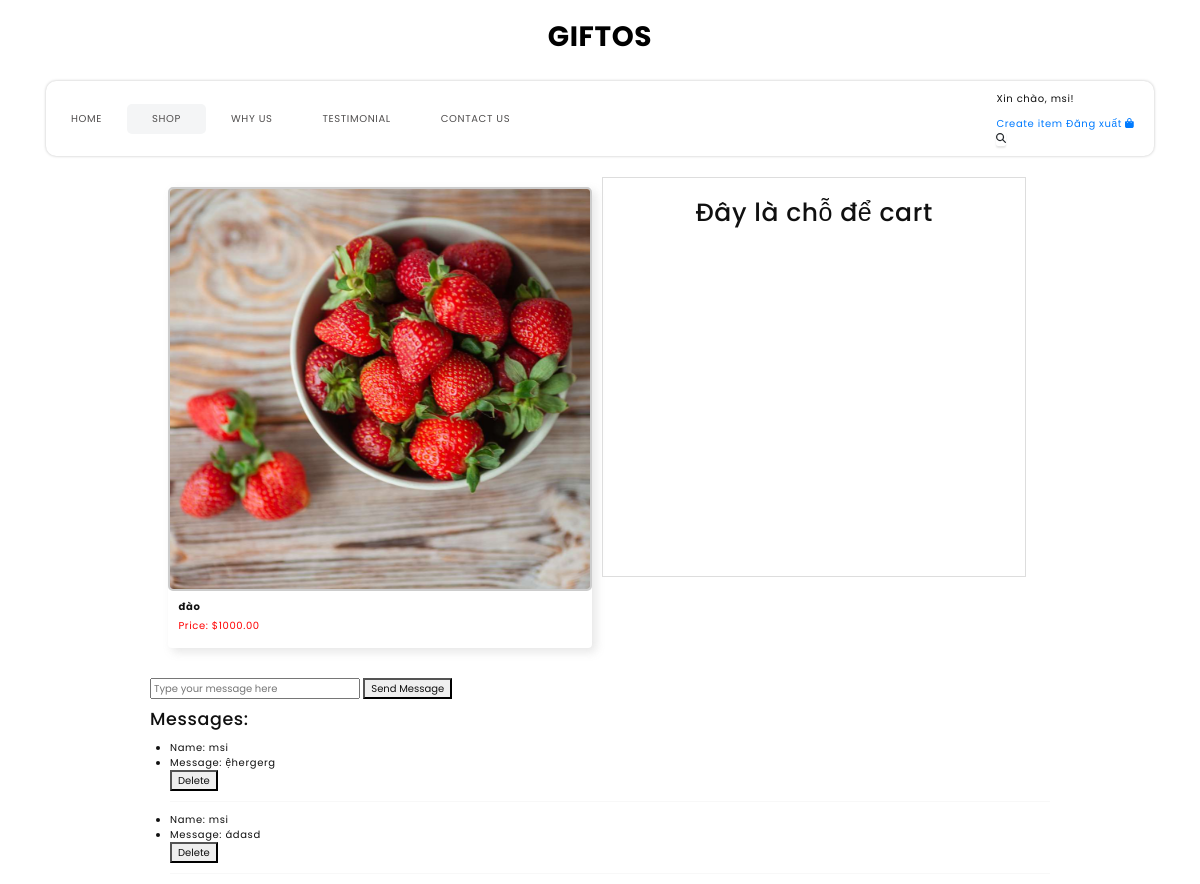
The app's page /items/11/view/ (signed in) with its own data.
### shop/models.py (models this page shows, shortened)
class Item(models.Model):
    host = models.ForeignKey(User, on_delete=models.SET_NULL, null=True)
    topic = models.ForeignKey(Topic, on_delete=models.SET_NULL, null=True)
    name = models.CharField(max_length=100)
    price = models.DecimalField(max_digits=20, decimal_places=2)
    image = models.ImageField(upload_to='items/', null=True, blank=True)
    description = models.TextField(null=True, blank=True)
    participants = models.ManyToManyField(User, related_name='participants', blank=True)
    updated = models.DateTimeField(auto_now=True)
    created = models.DateTimeField(auto_now_add=True)
    class Meta:
        ordering = ['-created']

class Message(models.Model):
    user = models.ForeignKey(User, on_delete=models.CASCADE)
    item = models.ForeignKey(Item, on_delete=models.CASCADE)
    body = models.TextField()
    updated = models.DateTimeField(auto_now=True)
    create = models.DateTimeField(auto_now_add=True)
    class Meta:
        ordering = ['-create']

### shop/views.py (the view)
# urls.py: path('items/<int:pk>/view/', views.view_item, name="view-item"),
def view_item(request, pk):
    item = Item.objects.get(id=pk)
    item_messages = item.message_set.all()
    context = {'item': item, 'item_messages': item_messages}
    return render(request, 'shop/view_item.html', context)

### shop/templates/shop/view_item.html (shortened to what this page needs)
{% extends 'main.html' %}
{% block content %}
{% include 'navbar.html' %}
{% load static %}
<div class="container-product">
    <div class="product-row">
        <div class="product-card">
            <div class="img-box">
                {% if item.image %}
                <img src="{{ item.image.url }}" alt="{{ item.name }}">
                {% else %}
                <img src="{% static 'images/placeholder.jpg' %}" alt="Placeholder">
                {% endif %}
            </div>
            <div class="detail-box">
                <h6>{{ item.name }}</h6>
                <p class="price">Price: $<span>{{ item.price }}</span></p>
            </div>
        </div>
        <div class="empty-column">
            <h1>Đây là chỗ để cart</h1>
        </div>
    </div>
    <div class="message-section">
        <div class="message-form">
            <form method="POST" action="{% url 'item' item.pk %}">
                <input type="text" name="body" placeholder="Type your message here">
                <button type="submit">Send Message</button>
            </form>
        </div>
        <h3>Messages:</h3>
        <ul>
            {% for message in item_messages %}
            <li>Name: {{ message.user }}</li>
            <li>Message: {{ message.body }}</li>
            {% if message.user == request.user %}
            <form method="POST" action="{% url 'delete-message' message.pk %}">
                <button type="submit">Delete</button>
            </form>
            {% endif %}
            <hr>
            {% endfor %}
        </ul>
    </div>
</div>
{% endblock content %}

### templates/navbar.html (shortened to what this page needs)
 <div class="hero_area">
    <nav class="navbar navbar-expand-lg custom_nav-container ">
        <a class="navbar-brand" href="{% url 'home' %}">
            <span>Giftos</span>
        </a>
        <div class="collapse navbar-collapse innerpage_navbar" id="navbarSupportedContent">
            <ul class="navbar-nav">
                <li class="nav-item">
                    <a class="nav-link" href="{% url 'home' %}">Home <span class="sr-only">(current)</span></a>
                </li>
                <li class="nav-item active">
                    <a class="nav-link" href="{% url 'shop' %}">Shop</a>
                </li>
                <li class="nav-item">
                    <a class="nav-link" href="{% url 'home' %}">Why Us</a>
                </li>
                <li class="nav-item">
                    <a class="nav-link" href="{% url 'home' %}">Testimonial</a>
                </li>
                <li class="nav-item">
                    <a class="nav-link" href="{% url 'home' %}">Contact Us</a>
                </li>
            </ul>
            {% if request.user.is_authenticated %}
            <div class="" style="margin-left:auto; margin-right:20px;">
                <p>Xin chào, {{ request.user.username }}!</p>
                <a href="{% url 'create-items' %}">Create item</a>
                <a href="{% url 'logout' %}">Đăng xuất</a>
                {% else %}
                <p>Bạn chưa đăng nhập.</p>
                <a href="{% url 'login' %}">Đăng nhập</a>
                {% endif %}
                <a href="">
                    <i class="fa fa-shopping-bag" aria-hidden="true"></i>
                </a>
                <form class="form-inline">
                    <button class="btn nav_search-btn" type="submit">
                        <i class="fa fa-search" aria-hidden="true"></i>
                    </button>
                </form>
            </div>
        </div>
    </nav>
</div>

### static/css/style.css (style rules this page uses)
body { font-family: "poppins", sans-serif; color: #101010; background-color: #ffffff; }
.hero_area { padding: 0 45px; }
#navbarSupportedContent { width: 100%; background-color: #f9ece6; -webkit-box-pack: center; -ms-flex-pack: center; justify-content: center; padding: 10px 0; border-radius: 15px 15px 0 0; }
#navbarSupportedContent.innerpage_navbar { background-color: white; border-radius: 10px; -webkit-box-shadow: 0 0 3px 0 rgba(0, 0, 0, 0.25); box-shadow: 0 0 3px 0 rgba(0, 0, 0, 0.25); }
#navbarSupportedContent.innerpage_navbar .nav-item.active .nav-link { background-color: #f4f5f6; }
#navbarSupportedContent .navbar-nav .nav-link { padding: 5px 25px; color: #514f4f; text-align: center; text-transform: uppercase; border-radius: 5px; }
#navbarSupportedContent .nav-item.active .nav-link { background-color: #ffffff; }
a, a:hover, a:focus { text-decoration: none; }
.btn, .btn:focus { outline: none !important; -webkit-box-shadow: none; box-shadow: none; }
.navbar-brand { margin: 15px 0; padding: 0; }
.navbar-brand span { font-size: 28px; font-weight: bold; color: #000000; text-transform: uppercase; margin: 0; padding: 0; }
.custom_nav-container .nav_search-btn { padding: 0; border: none; }
.custom_nav-container { z-index: 99999; padding: 0; -webkit-box-orient: vertical; -webkit-box-direction: normal; -ms-flex-direction: column; flex-direction: column; -webkit-box-align: center; -ms-flex-align: center; align-items: center; }
.img-box { border: 2px solid #ccc; border-radius: 5px; overflow: hidden; }
.img-box img { width: 100%; height: auto; }

### shop/templates/shop/view_item.html (style rules this page uses)
.container-product { display: flex; flex-direction: column; align-items: center; width: 100%; max-width: 900px; margin: 0 auto; }
.product-row { display: flex; flex-wrap: wrap; }
.product-card { display: flex; flex-direction: column; background-color: #fff; border-radius: 4px; box-shadow: 4px 4px 10px rgba(128, 128, 128, 0.2); margin: 10px; width: 48%; }
.product-card img { display: block; margin-left: auto; margin-right: auto; width: 100%; height: 400px; object-fit: cover; }
.product-card .detail-box { padding: 10px; flex: 1; }
.product-card .detail-box h6 { margin-top: 0; font-weight: bold; }
.product-card .detail-box .price { color: #f00; margin-bottom: 5px; }
.empty-column { text-align: center; width: 48%; border: 1px solid #ddd; padding: 10px; height: 400px; }
.empty-column h1 { margin: 0; }
.message-section { margin-top: 20px; width: 100%; }
.message-section h3 { margin-bottom: 10px; }
.message-form { margin-bottom: 10px; }

### records on screen
Item: image (picture), name "đào", price "1000.00"
Message: user "msi", body "ệhergerg", shows "Delete"
Message: user "msi", body "ádasd", shows "Delete"

### other values on screen
{{ request.user.username }} "msi"
